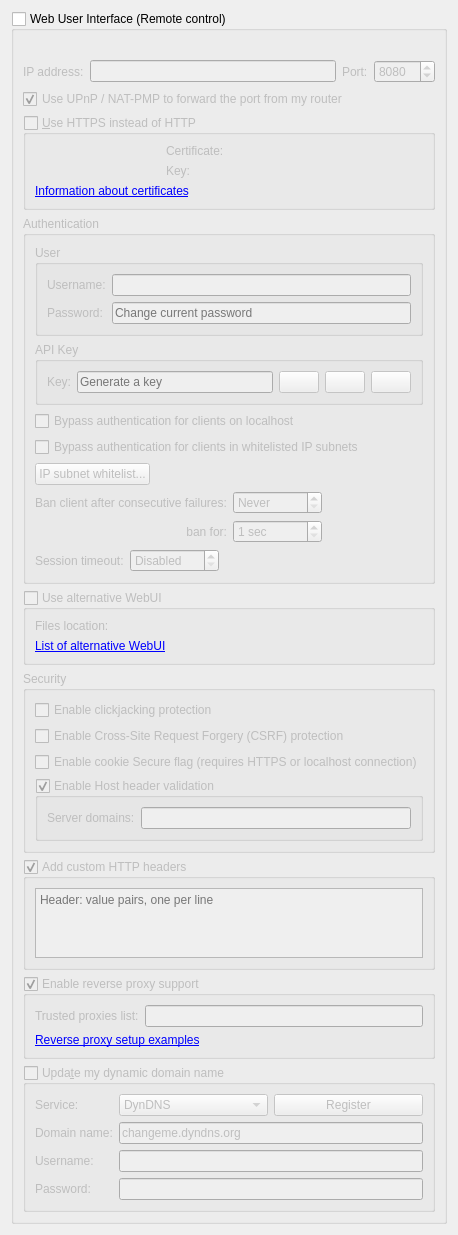
          <widget class="QWidget" name="scrollAreaWidgetContents_7">
           <property name="geometry">
            <rect>
             <x>0</x>
             <y>0</y>
             <width>382</width>
             <height>1045</height>
            </rect>
           </property>
           <layout class="QVBoxLayout" name="verticalLayout_23">
            <item>
             <widget class="QGroupBox" name="checkWebUI">
              <property name="title">
               <string>Web User Interface (Remote control)</string>
              </property>
              <property name="checkable">
               <bool>true</bool>
              </property>
              <property name="checked">
               <bool>false</bool>
              </property>
              <layout class="QVBoxLayout" name="verticalLayout_2">
               <item>
                <widget class="QLabel" name="labelWebUIError">
                 <property name="font">
                  <font>
                   <italic>true</italic>
                  </font>
                 </property>
                 <property name="text">
                  <string/>
                 </property>
                </widget>
               </item>
               <item>
                <layout class="QHBoxLayout" name="horizontalLayout_2">
                 <item>
                  <widget class="QLabel" name="lblWebUIAddress">
                   <property name="text">
                    <string>IP address:</string>
                   </property>
                  </widget>
                 </item>
                 <item>
                  <widget class="QLineEdit" name="textWebUIAddress">
                   <property name="toolTip">
                    <string>IP address that the Web UI will bind to.
Specify an IPv4 or IPv6 address. You can specify &quot;0.0.0.0&quot; for any IPv4 address,
&quot;::&quot; for any IPv6 address, or &quot;*&quot; for both IPv4 and IPv6.</string>
                   </property>
                  </widget>
                 </item>
                 <item>
                  <widget class="QLabel" name="lblWebUIPort">
                   <property name="text">
                    <string>Port:</string>
                   </property>
                  </widget>
                 </item>
                 <item>
                  <widget class="QSpinBox" name="spinWebUIPort">
                   <property name="minimum">
                    <number>1</number>
                   </property>
                   <property name="maximum">
                    <number>65535</number>
                   </property>
                   <property name="value">
                    <number>8080</number>
                   </property>
                  </widget>
                 </item>
                </layout>
               </item>
               <item>
                <widget class="QCheckBox" name="checkWebUIUPnP">
                 <property name="text">
                  <string>Use UPnP / NAT-PMP to forward the port from my router</string>
                 </property>
                 <property name="checked">
                  <bool>true</bool>
                 </property>
                </widget>
               </item>
               <item>
                <widget class="QGroupBox" name="checkWebUIHttps">
                 <property name="title">
                  <string>&amp;Use HTTPS instead of HTTP</string>
                 </property>
                 <property name="checkable">
                  <bool>true</bool>
                 </property>
                 <property name="checked">
                  <bool>false</bool>
                 </property>
                 <layout class="QGridLayout" name="gridLayout_11">
                  <item row="0" column="0">
                   <widget class="QLabel" name="lblSslCertStatus"/>
                  </item>
                  <item row="0" column="1">
                   <widget class="QLabel" name="lblWebUICrt">
                    <property name="text">
                     <string>Certificate:</string>
                    </property>
                   </widget>
                  </item>
                  <item row="0" column="2">
                   <widget class="FileSystemPathLineEdit" name="textWebUIHttpsCert" native="true"/>
                  </item>
                  <item row="1" column="0">
                   <widget class="QLabel" name="lblSslKeyStatus"/>
                  </item>
                  <item row="1" column="1">
                   <widget class="QLabel" name="lblWebUIKey">
                    <property name="text">
                     <string>Key:</string>
                    </property>
                   </widget>
                  </item>
                  <item row="1" column="2">
                   <widget class="FileSystemPathLineEdit" name="textWebUIHttpsKey" native="true"/>
                  </item>
                  <item row="2" column="0" colspan="3">
                   <widget class="QLabel" name="lblWebUICertInfo">
                    <property name="text">
                     <string>&lt;a href=https://httpd.apache.org/docs/current/ssl/ssl_faq.html#aboutcerts&gt;Information about certificates&lt;/a&gt;</string>
                    </property>
                    <property name="openExternalLinks">
                     <bool>true</bool>
                    </property>
                    <property name="textInteractionFlags">
                     <set>Qt::TextInteractionFlag::LinksAccessibleByKeyboard|Qt::TextInteractionFlag::LinksAccessibleByMouse</set>
                    </property>
                   </widget>
                  </item>
                 </layout>
                </widget>
               </item>
               <item>
                <widget class="QGroupBox" name="groupWebUIAuth">
                 <property name="title">
                  <string>Authentication</string>
                 </property>
                 <layout class="QVBoxLayout" name="verticalLayout_35">
                  <item>
                   <widget class="QGroupBox" name="groupWebUIUser">
                    <property name="title">
                     <string>User</string>
                    </property>
                    <layout class="QGridLayout" name="gridLayoutUser">
                     <item row="0" column="0">
                      <widget class="QLabel" name="lblWebUIUsername">
                       <property name="text">
                        <string>Username:</string>
                       </property>
                      </widget>
                     </item>
                     <item row="0" column="1">
                      <widget class="QLineEdit" name="textWebUIUsername"/>
                     </item>
                     <item row="1" column="0">
                      <widget class="QLabel" name="lblWebUIPassword">
                       <property name="text">
                        <string>Password:</string>
                       </property>
                      </widget>
                     </item>
                     <item row="1" column="1">
                      <widget class="QLineEdit" name="textWebUIPassword">
                       <property name="echoMode">
                        <enum>QLineEdit::EchoMode::Password</enum>
                       </property>
                       <property name="placeholderText">
                        <string>Change current password</string>
                       </property>
                      </widget>
                     </item>
                    </layout>
                   </widget>
                  </item>
                  <item>
                   <widget class="QGroupBox" name="groupWebUIAPIKey">
                    <property name="title">
                     <string>API Key</string>
                    </property>
                    <layout class="QGridLayout" name="gridLayoutAPIKey">
                     <item row="0" column="0">
                      <widget class="QLabel" name="lblWebUIAPIKey">
                       <property name="text">
                        <string>Key:</string>
                       </property>
                      </widget>
                     </item>
                     <item row="0" column="1">
                      <layout class="QHBoxLayout" name="horizontalLayoutAPIKey">
                       <item>
                        <widget class="QLineEdit" name="textWebUIAPIKey">
                         <property name="readOnly">
                          <bool>true</bool>
                         </property>
                         <property name="placeholderText">
                          <string>Generate a key</string>
                         </property>
                        </widget>
                       </item>
                       <item>
                        <widget class="QPushButton" name="btnWebUIAPIKeyCopy">
                         <property name="enabled">
                          <bool>false</bool>
                         </property>
                         <property name="toolTip">
                          <string>Copy API key</string>
                         </property>
                         <property name="icon">
                          <iconset>
                           <normaloff>:/icons/edit-copy.svg</normaloff>:/icons/edit-copy.svg</iconset>
                         </property>
                        </widget>
                       </item>
                       <item>
                        <widget class="QPushButton" name="btnWebUIAPIKeyRotate">
                         <property name="toolTip">
                          <string>Generate API key</string>
                         </property>
                         <property name="icon">
                          <iconset>
                           <normaloff>:/icons/view-refresh.svg</normaloff>:/icons/view-refresh.svg</iconset>
                         </property>
                        </widget>
                       </item>
                       <item>
                        <widget class="QPushButton" name="btnWebUIAPIKeyDelete">
                         <property name="toolTip">
                          <string>Delete API key</string>
                         </property>
                         <property name="icon">
                          <iconset>
                           <normaloff>:/icons/list-remove.svg</normaloff>:/icons/list-remove.svg</iconset>
                         </property>
                        </widget>
                       </item>
                      </layout>
                     </item>
                    </layout>
                   </widget>
                  </item>
                  <item>
                   <widget class="QCheckBox" name="checkBypassLocalAuth">
                    <property name="text">
                     <string>Bypass authentication for clients on localhost</string>
                    </property>
                   </widget>
                  </item>
                  <item>
                   <widget class="QCheckBox" name="checkBypassAuthSubnetWhitelist">
                    <property name="text">
                     <string>Bypass authentication for clients in whitelisted IP subnets</string>
                    </property>
                   </widget>
                  </item>
                  <item>
                   <widget class="QPushButton" name="IPSubnetWhitelistButton">
                    <property name="sizePolicy">
                     <sizepolicy hsizetype="Fixed" vsizetype="Fixed">
                      <horstretch>0</horstretch>
                      <verstretch>0</verstretch>
                     </sizepolicy>
                    </property>
                    <property name="text">
                     <string>IP subnet whitelist...</string>
                    </property>
                   </widget>
                  </item>
                  <item>
                   <layout class="QGridLayout" name="gridLayout_10">
                    <item row="0" column="0">
                     <widget class="QLabel" name="lblBanCounter">
                      <property name="text">
                       <string>Ban client after consecutive failures:</string>
                      </property>
                     </widget>
                    </item>
                    <item row="0" column="1">
                     <widget class="QSpinBox" name="spinBanCounter">
                      <property name="specialValueText">
                       <string>Never</string>
                      </property>
                      <property name="maximum">
                       <number>2147483647</number>
                      </property>
                     </widget>
                    </item>
                    <item row="0" column="2">
                     <spacer name="horizontalSpacer_15">
                      <property name="orientation">
                       <enum>Qt::Orientation::Horizontal</enum>
                      </property>
                      <property name="sizeHint" stdset="0">
                       <size>
                        <width>40</width>
                        <height>20</height>
                       </size>
                      </property>
                     </spacer>
                    </item>
                    <item row="1" column="0">
                     <widget class="QLabel" name="lblBanDuration">
                      <property name="text">
                       <string>ban for:</string>
                      </property>
                      <property name="alignment">
                       <set>Qt::AlignmentFlag::AlignRight|Qt::AlignmentFlag::AlignTrailing|Qt::AlignmentFlag::AlignVCenter</set>
                      </property>
                     </widget>
                    </item>
                    <item row="1" column="1">
                     <widget class="QSpinBox" name="spinBanDuration">
                      <property name="suffix">
                       <string> sec</string>
                      </property>
                      <property name="minimum">
                       <number>1</number>
                      </property>
                      <property name="maximum">
                       <number>2147483647</number>
                      </property>
                     </widget>
                    </item>
                   </layout>
                  </item>
                  <item>
                   <layout class="QHBoxLayout" name="horizontalLayout_13">
                    <item>
                     <widget class="QLabel" name="lblSessionTimeout">
                      <property name="text">
                       <string>Session timeout:</string>
                      </property>
                     </widget>
                    </item>
                    <item>
                     <widget class="QSpinBox" name="spinSessionTimeout">
                      <property name="specialValueText">
                       <string>Disabled</string>
                      </property>
                      <property name="suffix">
                       <string> sec</string>
                      </property>
                      <property name="maximum">
                       <number>2147483647</number>
                      </property>
                     </widget>
                    </item>
                    <item>
                     <spacer name="horizontalSpacer_11">
                      <property name="orientation">
                       <enum>Qt::Orientation::Horizontal</enum>
                      </property>
                      <property name="sizeHint" stdset="0">
                       <size>
                        <width>40</width>
                        <height>20</height>
                       </size>
                      </property>
                     </spacer>
                    </item>
                   </layout>
                  </item>
                 </layout>
                </widget>
               </item>
               <item>
                <widget class="QGroupBox" name="groupAltWebUI">
                 <property name="title">
                  <string>Use alternative WebUI</string>
                 </property>
                 <property name="checkable">
                  <bool>true</bool>
                 </property>
                 <property name="checked">
                  <bool>false</bool>
                 </property>
                 <layout class="QVBoxLayout" name="verticalLayout_41">
                  <item>
                   <layout class="QHBoxLayout" name="horizontalLayout_5">
                    <item>
                     <widget class="QLabel" name="labelWebUIRootFolder">
                      <property name="text">
                       <string>Files location:</string>
                      </property>
                     </widget>
                    </item>
                    <item>
                     <widget class="FileSystemPathLineEdit" name="textWebUIRootFolder" native="true"/>
                    </item>
                   </layout>
                  </item>
                  <item>
                   <widget class="QLabel" name="lblAltWebUIList">
                    <property name="text">
                     <string>&lt;a href=&quot;https://github.com/qbittorrent/qButtorrent/wiki/List-of-known-alternate-WebUIs&quot;&gt;List of alternative WebUI&lt;/a&gt;</string>
                    </property>
                    <property name="openExternalLinks">
                     <bool>true</bool>
                    </property>
                    <property name="textInteractionFlags">
                     <set>Qt::TextInteractionFlag::LinksAccessibleByKeyboard|Qt::TextInteractionFlag::LinksAccessibleByMouse</set>
                    </property>
                   </widget>
                  </item>
                 </layout>
                </widget>
               </item>
               <item>
                <widget class="QGroupBox" name="groupBox_3">
                 <property name="title">
                  <string>Security</string>
                 </property>
                 <layout class="QVBoxLayout" name="verticalLayout_33">
                  <item>
                   <widget class="QCheckBox" name="checkClickjacking">
                    <property name="text">
                     <string>Enable clickjacking protection</string>
                    </property>
                   </widget>
                  </item>
                  <item>
                   <widget class="QCheckBox" name="checkCSRFProtection">
                    <property name="text">
                     <string>Enable Cross-Site Request Forgery (CSRF) protection</string>
                    </property>
                   </widget>
                  </item>
                  <item>
                   <widget class="QCheckBox" name="checkSecureCookie">
                    <property name="text">
                     <string>Enable cookie Secure flag (requires HTTPS or localhost connection)</string>
                    </property>
                   </widget>
                  </item>
                  <item>
                   <widget class="QGroupBox" name="groupHostHeaderValidation">
                    <property name="title">
                     <string>Enable Host header validation</string>
                    </property>
                    <property name="checkable">
                     <bool>true</bool>
                    </property>
                    <layout class="QVBoxLayout" name="verticalLayout_32">
                     <item>
                      <layout class="QHBoxLayout" name="horizontalLayout_10">
                       <item>
                        <widget class="QLabel" name="labelServerDomains">
                         <property name="text">
                          <string>Server domains:</string>
                         </property>
                        </widget>
                       </item>
                       <item>
                        <widget class="QLineEdit" name="textServerDomains">
                         <property name="toolTip">
                          <string>Whitelist for filtering HTTP Host header values.
In order to defend against DNS rebinding attack,
you should put in domain names used by WebUI server.

Use ';' to split multiple entries. Can use wildcard '*'.</string>
                         </property>
                        </widget>
                       </item>
                      </layout>
                     </item>
                    </layout>
                   </widget>
                  </item>
                 </layout>
                </widget>
               </item>
               <item>
                <widget class="QGroupBox" name="groupWebUIAddCustomHTTPHeaders">
                 <property name="title">
                  <string>Add custom HTTP headers</string>
                 </property>
                 <property name="checkable">
                  <bool>true</bool>
                 </property>
                 <layout class="QVBoxLayout" name="verticalLayout_8">
                  <item>
                   <widget class="QPlainTextEdit" name="textWebUICustomHTTPHeaders">
                    <property name="tabChangesFocus">
                     <bool>true</bool>
                    </property>
                    <property name="lineWrapMode">
                     <enum>QPlainTextEdit::LineWrapMode::NoWrap</enum>
                    </property>
                    <property name="placeholderText">
                     <string>Header: value pairs, one per line</string>
                    </property>
                   </widget>
                  </item>
                 </layout>
                </widget>
               </item>
               <item>
                <widget class="QGroupBox" name="groupEnableReverseProxySupport">
                 <property name="title">
                  <string>Enable reverse proxy support</string>
                 </property>
                 <property name="checkable">
                  <bool>true</bool>
                 </property>
                 <layout class="QVBoxLayout" name="verticalLayout_331">
                  <item>
                   <layout class="QHBoxLayout" name="horizontalLayout_131">
                    <item>
                     <widget class="QLabel" name="lblReverseProxiesList">
                      <property name="text">
                       <string>Trusted proxies list:</string>
                      </property>
                     </widget>
                    </item>
                    <item>
                     <widget class="QLineEdit" name="textTrustedReverseProxiesList">
                      <property name="toolTip">
                       <string>Specify reverse proxy IPs (or subnets, e.g. 0.0.0.0/24) in order to use forwarded client address (X-Forwarded-For header). Use ';' to split multiple entries.</string>
                      </property>
                     </widget>
                    </item>
                   </layout>
                  </item>
                  <item>
                   <widget class="QLabel" name="labelReverseProxyLink">
                    <property name="text">
                     <string>&lt;a href=https://github.com/qbittorrent/qButtorrent/wiki#reverse-proxy-setup-for-webui-access&gt;Reverse proxy setup examples&lt;/a&gt;</string>
                    </property>
                    <property name="openExternalLinks">
                     <bool>true</bool>
                    </property>
                    <property name="textInteractionFlags">
                     <set>Qt::TextInteractionFlag::LinksAccessibleByKeyboard|Qt::TextInteractionFlag::LinksAccessibleByMouse</set>
                    </property>
                   </widget>
                  </item>
                 </layout>
                </widget>
               </item>
               <item>
                <widget class="QGroupBox" name="checkDynDNS">
                 <property name="title">
                  <string>Upda&amp;te my dynamic domain name</string>
                 </property>
                 <property name="checkable">
                  <bool>true</bool>
                 </property>
                 <property name="checked">
                  <bool>false</bool>
                 </property>
                 <layout class="QFormLayout" name="formLayout_5">
                  <item row="0" column="0">
                   <widget class="QLabel" name="label_19">
                    <property name="text">
                     <string>Service:</string>
                    </property>
                   </widget>
                  </item>
                  <item row="0" column="1">
                   <layout class="QHBoxLayout" name="horizontalLayout_3">
                    <item>
                     <widget class="QComboBox" name="comboDNSService">
                      <item>
                       <property name="text">
                        <string notr="true">DynDNS</string>
                       </property>
                      </item>
                      <item>
                       <property name="text">
                        <string notr="true">No-IP</string>
                       </property>
                      </item>
                     </widget>
                    </item>
                    <item>
                     <widget class="QPushButton" name="registerDNSBtn">
                      <property name="text">
                       <string>Register</string>
                      </property>
                     </widget>
                    </item>
                   </layout>
                  </item>
                  <item row="1" column="0">
                   <widget class="QLabel" name="label_20">
                    <property name="text">
                     <string>Domain name:</string>
                    </property>
                   </widget>
                  </item>
                  <item row="1" column="1">
                   <widget class="QLineEdit" name="domainNameTxt">
                    <property name="text">
                     <string notr="true">changeme.dyndns.org</string>
                    </property>
                   </widget>
                  </item>
                  <item row="2" column="0">
                   <widget class="QLabel" name="label_21">
                    <property name="text">
                     <string>Username:</string>
                    </property>
                   </widget>
                  </item>
                  <item row="2" column="1">
                   <widget class="QLineEdit" name="DNSUsernameTxt"/>
                  </item>
                  <item row="3" column="0">
                   <widget class="QLabel" name="label_22">
                    <property name="text">
                     <string>Password:</string>
                    </property>
                   </widget>
                  </item>
                  <item row="3" column="1">
                   <widget class="QLineEdit" name="DNSPasswordTxt">
                    <property name="echoMode">
                     <enum>QLineEdit::EchoMode::Password</enum>
                    </property>
                   </widget>
                  </item>
                 </layout>
                </widget>
               </item>
              </layout>
             </widget>
            </item>
            <item>
             <spacer name="verticalSpacer">
              <property name="orientation">
               <enum>Qt::Orientation::Vertical</enum>
              </property>
              <property name="sizeHint" stdset="0">
               <size>
                <width>20</width>
                <height>40</height>
               </size>
              </property>
             </spacer>
            </item>
           </layout>
          </widget>
